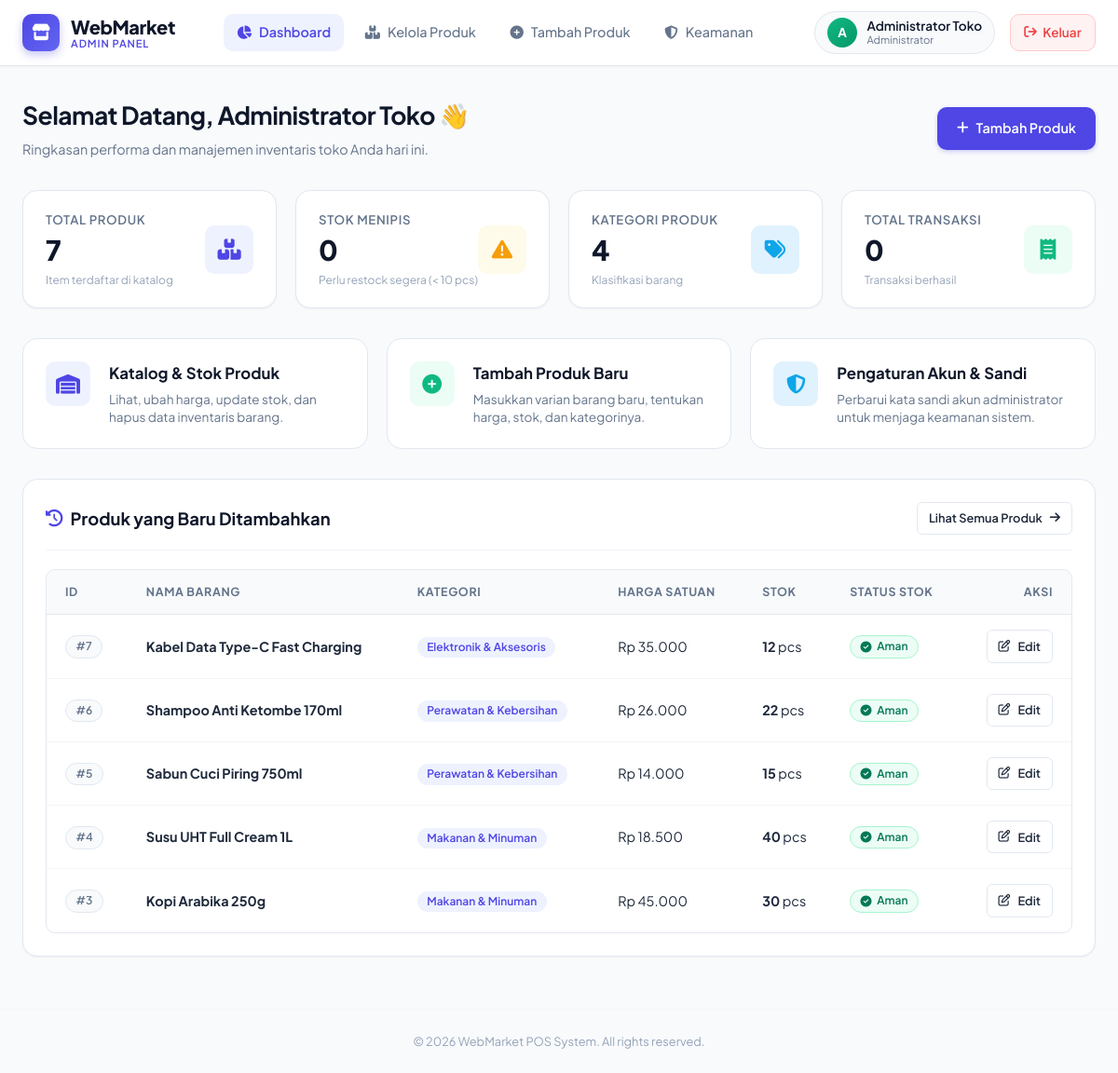
/admin/index.php (signed in), run on the app's committed database.
### tables this page shows
CREATE TABLE IF NOT EXISTS `products` (
    `products_id` INT AUTO_INCREMENT PRIMARY KEY,
    `name` VARCHAR(100) NOT NULL,
    `price` DECIMAL(10,2) NOT NULL,
    `stock` INT NOT NULL,
    `category_id` INT,
    FOREIGN KEY (`category_id`) REFERENCES `categories`(`category_id`) ON DELETE SET NULL
);

CREATE TABLE IF NOT EXISTS `categories` (
    `category_id` INT AUTO_INCREMENT PRIMARY KEY,
    `category_name` VARCHAR(100) NOT NULL
);

### admin/index.php (the view, shortened to what this page needs)
<?php
include '../config.php';
$name = $_SESSION['name'] ?? 'Admin';
$totalProducts = 0;
$lowStockCount = 0;
$totalCategories = 0;
$totalTransactions = 0;
$qProd = $conn->query("SELECT COUNT(*) as total FROM products");
if ($qProd) $totalProducts = $qProd->fetch_assoc()['total'];
$qLow = $conn->query("SELECT COUNT(*) as total FROM products WHERE stock < 10");
if ($qLow) $lowStockCount = $qLow->fetch_assoc()['total'];
$qCat = $conn->query("SELECT COUNT(*) as total FROM categories");
if ($qCat) $totalCategories = $qCat->fetch_assoc()['total'];
$qTrx = $conn->query("SELECT COUNT(DISTINCT transaction_code) as total FROM transactions");
if ($qTrx) $totalTransactions = $qTrx->fetch_assoc()['total'];
$recentProducts = $conn->query("
    SELECT p.*, c.category_name
    FROM products p
    LEFT JOIN categories c ON p.category_id = c.category_id
    ORDER BY p.products_id DESC
    LIMIT 5
");
?>
<!DOCTYPE html>
<html lang="id">
<head>
    <link rel="stylesheet" href="https://cdnjs.cloudflare.com/ajax/libs/font-awesome/6.5.1/css/all.min.css">
    <link rel="stylesheet" href="../assets/css/style.css">
</head>
<body>
    <?php include 'navbar.php'; ?>
    <main class="main-wrapper">
        <div class="page-header">
            <div class="page-header-text">
                <h1>Selamat Datang, <?php echo htmlspecialchars($name); ?> 👋</h1>
                <p>Ringkasan performa dan manajemen inventaris toko Anda hari ini.</p>
            </div>
            <div class="page-header-actions">
                <a href="add_product.php" class="btn btn-primary">
                    <i class="fa-solid fa-plus"></i> Tambah Produk
                </a>
            </div>
        </div>
        <div class="stats-grid">
            <div class="stat-card">
                <div class="stat-content">
                    <span class="stat-label">Total Produk</span>
                    <span class="stat-value"><?php echo number_format($totalProducts); ?></span>
                    <span class="stat-subtext">Item terdaftar di katalog</span>
                </div>
                <div class="stat-icon primary">
                    <i class="fa-solid fa-boxes-stacked"></i>
                </div>
            </div>
            <div class="stat-card">
                <div class="stat-content">
                    <span class="stat-label">Stok Menipis</span>
                    <span class="stat-value" style="<?php echo $lowStockCount > 0 ? 'color: #ef4444;' : ''; ?>">
                        <?php echo number_format($lowStockCount); ?>
                    </span>
                    <span class="stat-subtext">Perlu restock segera (&lt; 10 pcs)</span>
                </div>
                <div class="stat-icon warning">
                    <i class="fa-solid fa-triangle-exclamation"></i>
                </div>
            </div>
            <div class="stat-card">
                <div class="stat-content">
                    <span class="stat-label">Kategori Produk</span>
                    <span class="stat-value"><?php echo number_format($totalCategories); ?></span>
                    <span class="stat-subtext">Klasifikasi barang</span>
                </div>
                <div class="stat-icon secondary">
                    <i class="fa-solid fa-tags"></i>
                </div>
            </div>
            <div class="stat-card">
                <div class="stat-content">
                    <span class="stat-label">Total Transaksi</span>
                    <span class="stat-value"><?php echo number_format($totalTransactions); ?></span>
                    <span class="stat-subtext">Transaksi berhasil</span>
                </div>
                <div class="stat-icon success">
                    <i class="fa-solid fa-receipt"></i>
                </div>
            </div>
        </div>
        <div class="quick-actions">
            <a href="products.php" class="action-card">
                <div class="action-icon">
                    <i class="fa-solid fa-warehouse"></i>
                </div>
                <div class="action-info">
                    <h3>Katalog & Stok Produk</h3>
                    <p>Lihat, ubah harga, update stok, dan hapus data inventaris barang.</p>
                </div>
            </a>
            <a href="add_product.php" class="action-card">
                <div class="action-icon" style="background: var(--success-light); color: var(--success);">
                    <i class="fa-solid fa-circle-plus"></i>
                </div>
                <div class="action-info">
                    <h3>Tambah Produk Baru</h3>
                    <p>Masukkan varian barang baru, tentukan harga, stok, dan kategorinya.</p>
                </div>
            </a>
            <a href="adminprofil.php" class="action-card">
                <div class="action-icon" style="background: #e0f2fe; color: var(--secondary);">
                    <i class="fa-solid fa-shield-halved"></i>
                </div>
                <div class="action-info">
                    <h3>Pengaturan Akun & Sandi</h3>
                    <p>Perbarui kata sandi akun administrator untuk menjaga keamanan sistem.</p>
                </div>
            </a>
        </div>
        <div class="card">
            <div class="card-header">
                <div class="card-title">
                    <i class="fa-solid fa-clock-rotate-left" style="color: var(--primary);"></i>
                    Produk yang Baru Ditambahkan
                </div>
                <a href="products.php" class="btn btn-outline btn-sm">
                    Lihat Semua Produk <i class="fa-solid fa-arrow-right"></i>
                </a>
            </div>
            <div class="table-responsive">
                <table class="table">
                    <thead>
                        <tr>
                            <th>ID</th>
                            <th>Nama Barang</th>
                            <th>Kategori</th>
                            <th>Harga Satuan</th>
                            <th>Stok</th>
                            <th>Status Stok</th>
                            <th style="text-align: right;">Aksi</th>
                        </tr>
                    </thead>
                    <tbody>
                        <?php if ($recentProducts && $recentProducts->num_rows > 0): ?>
                            <?php while ($prod = $recentProducts->fetch_assoc()): ?>
                                <tr>
                                    <td><span class="badge badge-neutral">#<?php echo $prod['products_id']; ?></span></td>
                                    <td><strong><?php echo htmlspecialchars($prod['name']); ?></strong></td>
                                    <td>
                                        <span class="badge badge-primary">
                                            <?php echo htmlspecialchars($prod['category_name'] ?? 'Umum'); ?>
                                        </span>
                                    </td>
                                    <td>Rp <?php echo number_format($prod['price'], 0, ',', '.'); ?></td>
                                    <td><strong><?php echo $prod['stock']; ?></strong> pcs</td>
                                    <td>
                                        <?php if ($prod['stock'] == 0): ?>
                                            <span class="badge badge-danger"><i class="fa-solid fa-circle-xmark"></i> Habis</span>
                                        <?php elseif ($prod['stock'] < 10): ?>
                                            <span class="badge badge-warning"><i class="fa-solid fa-triangle-exclamation"></i> Menipis</span>
                                        <?php else: ?>
                                            <span class="badge badge-success"><i class="fa-solid fa-circle-check"></i> Aman</span>
                                        <?php endif; ?>
                                    </td>
                                    <td style="text-align: right;">
                                        <a href="edit_product.php?id=<?php echo $prod['products_id']; ?>" class="btn btn-outline btn-sm" title="Edit Produk">
                                            <i class="fa-regular fa-pen-to-square"></i> Edit
                                        </a>
                                    </td>
                                </tr>
                            <?php endwhile; ?>
                        <?php endif; ?>
                    </tbody>
                </table>
            </div>
        </div>
    </main>
    <footer class="app-footer">
        &copy; <?php echo date('Y'); ?> WebMarket POS System. All rights reserved.
    </footer>
</body>
</html>

### admin/navbar.php
<?php
$currentPage = basename($_SERVER['PHP_SELF']);
$adminName = $_SESSION['name'] ?? 'Administrator';
$adminInitials = strtoupper(substr($adminName, 0, 1));
?>
<header class="top-nav">
    <div class="nav-container">
        <a href="index.php" class="brand">
            <div class="brand-icon">
                <i class="fa-solid fa-store"></i>
            </div>
            <div class="brand-text">
                <span class="brand-title">WebMarket</span>
                <span class="brand-subtitle">Admin Panel</span>
            </div>
        </a>
        <ul class="nav-menu">
            <li>
                <a href="index.php" class="<?php echo ($currentPage == 'index.php') ? 'active' : ''; ?>">
                    <i class="fa-solid fa-chart-pie"></i> Dashboard
                </a>
            </li>
            <li>
                <a href="products.php" class="<?php echo ($currentPage == 'products.php' || $currentPage == 'edit_product.php') ? 'active' : ''; ?>">
                    <i class="fa-solid fa-boxes-stacked"></i> Kelola Produk
                </a>
            </li>
            <li>
                <a href="add_product.php" class="<?php echo ($currentPage == 'add_product.php') ? 'active' : ''; ?>">
                    <i class="fa-solid fa-plus-circle"></i> Tambah Produk
                </a>
            </li>
            <li>
                <a href="adminprofil.php" class="<?php echo ($currentPage == 'adminprofil.php') ? 'active' : ''; ?>">
                    <i class="fa-solid fa-shield-halved"></i> Keamanan
                </a>
            </li>
        </ul>
        <div class="nav-user">
            <div class="user-badge">
                <div class="user-avatar"><?php echo htmlspecialchars($adminInitials); ?></div>
                <div class="user-info">
                    <span class="user-name"><?php echo htmlspecialchars($adminName); ?></span>
                    <span class="user-role">Administrator</span>
                </div>
            </div>
            <a href="../logout.php" class="btn-logout" title="Keluar dari sistem" onclick="return confirm('Apakah Anda yakin ingin keluar?');">
                <i class="fa-solid fa-arrow-right-from-bracket"></i> <span>Keluar</span>
            </a>
        </div>
    </div>
</header>

### data on the page
products: products_id "7", name "Kabel Data Type-C Fast Charging", category.category_name "Elektronik & Aksesoris", price "35.000", stock "12", shows "Aman"
products: products_id "6", name "Shampoo Anti Ketombe 170ml", category.category_name "Perawatan & Kebersihan", price "26.000", stock "22", shows "Aman"
products: products_id "5", name "Sabun Cuci Piring 750ml", category.category_name "Perawatan & Kebersihan", price "14.000", stock "15", shows "Aman"
products: products_id "4", name "Susu UHT Full Cream 1L", category.category_name "Makanan & Minuman", price "18.500", stock "40", shows "Aman"
products: products_id "3", name "Kopi Arabika 250g", category.category_name "Makanan & Minuman", price "45.000", stock "30", shows "Aman"

### other printed values
$adminInitials "A"
$adminName "Administrator Toko"
$name "Administrator Toko"
$totalProducts "7"
$lowStockCount "0"
$totalCategories "4"
$totalTransactions "0"
